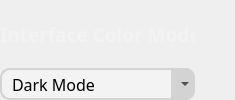
                        <widget class="QFrame" name="interfaceSettingsHorizontalFrame">
                         <layout class="QHBoxLayout" name="horizontalLayout_28">
                          <property name="spacing">
                           <number>0</number>
                          </property>
                          <property name="leftMargin">
                           <number>0</number>
                          </property>
                          <property name="topMargin">
                           <number>0</number>
                          </property>
                          <property name="rightMargin">
                           <number>0</number>
                          </property>
                          <property name="bottomMargin">
                           <number>0</number>
                          </property>
                          <item>
                           <widget class="QFrame" name="verticalFrame_3">
                            <layout class="QVBoxLayout" name="verticalLayout_25">
                             <property name="spacing">
                              <number>0</number>
                             </property>
                             <property name="leftMargin">
                              <number>0</number>
                             </property>
                             <property name="topMargin">
                              <number>0</number>
                             </property>
                             <property name="rightMargin">
                              <number>0</number>
                             </property>
                             <property name="bottomMargin">
                              <number>0</number>
                             </property>
                             <item>
                              <widget class="QLabel" name="interfaceSettingsLabel">
                               <property name="minimumSize">
                                <size>
                                 <width>185</width>
                                 <height>40</height>
                                </size>
                               </property>
                               <property name="font">
                                <font>
                                 <family>Cairo</family>
                                 <pointsize>14</pointsize>
                                 <weight>75</weight>
                                 <bold>true</bold>
                                </font>
                               </property>
                               <property name="styleSheet">
                                <string notr="true">#interfaceSettingsLabel {
color: #f3f3f3
}</string>
                               </property>
                               <property name="text">
                                <string>Interface Color Mode:</string>
                               </property>
                              </widget>
                             </item>
                             <item>
                              <widget class="QFrame" name="colorModeComboBoxFrame">
                               <property name="minimumSize">
                                <size>
                                 <width>195</width>
                                 <height>32</height>
                                </size>
                               </property>
                               <property name="maximumSize">
                                <size>
                                 <width>195</width>
                                 <height>32</height>
                                </size>
                               </property>
                               <property name="font">
                                <font>
                                 <family>Cairo</family>
                                 <pointsize>12</pointsize>
                                </font>
                               </property>
                               <property name="styleSheet">
                                <string notr="true">#colorModeComboBoxFrame {
    background-color: #f3f3f3;
    color: black;
    border: 2px solid lightgray; 
    border-radius: 10px;
    padding-left: 10px;
}</string>
                               </property>
                               <property name="frameShape">
                                <enum>QFrame::StyledPanel</enum>
                               </property>
                               <property name="frameShadow">
                                <enum>QFrame::Raised</enum>
                               </property>
                               <widget class="QFrame" name="colorModeComboBoxArrow">
                                <property name="geometry">
                                 <rect>
                                  <x>171</x>
                                  <y>0</y>
                                  <width>24</width>
                                  <height>32</height>
                                 </rect>
                                </property>
                                <property name="minimumSize">
                                 <size>
                                  <width>24</width>
                                  <height>32</height>
                                 </size>
                                </property>
                                <property name="maximumSize">
                                 <size>
                                  <width>22</width>
                                  <height>32</height>
                                 </size>
                                </property>
                                <property name="font">
                                 <font>
                                  <family>Cairo</family>
                                  <pointsize>12</pointsize>
                                 </font>
                                </property>
                                <property name="styleSheet">
                                 <string notr="true">#colorModeComboBoxArrow {
    background-color: lightgray;
    color: black;
    border-top-right-radius: 10px;
    border-bottom-right-radius: 10px;
    padding-left: 10px;
}</string>
                                </property>
                                <property name="frameShape">
                                 <enum>QFrame::StyledPanel</enum>
                                </property>
                                <property name="frameShadow">
                                 <enum>QFrame::Raised</enum>
                                </property>
                               </widget>
                               <widget class="QComboBox" name="colorModeComboBox">
                                <property name="enabled">
                                 <bool>true</bool>
                                </property>
                                <property name="geometry">
                                 <rect>
                                  <x>0</x>
                                  <y>0</y>
                                  <width>195</width>
                                  <height>32</height>
                                 </rect>
                                </property>
                                <property name="minimumSize">
                                 <size>
                                  <width>195</width>
                                  <height>32</height>
                                 </size>
                                </property>
                                <property name="maximumSize">
                                 <size>
                                  <width>195</width>
                                  <height>32</height>
                                 </size>
                                </property>
                                <property name="font">
                                 <font>
                                  <family>Cairo</family>
                                  <pointsize>12</pointsize>
                                 </font>
                                </property>
                                <property name="cursor">
                                 <cursorShape>PointingHandCursor</cursorShape>
                                </property>
                                <property name="toolTip">
                                 <string>&lt;html&gt;&lt;head/&gt;&lt;body&gt;&lt;p&gt;Select the color mode for the interface, dark mode or light mode.&lt;/p&gt;&lt;/body&gt;&lt;/html&gt;</string>
                                </property>
                                <property name="styleSheet">
                                 <string notr="true">#colorModeComboBox {
    background-color: transparent;
    border-radius: 10px;
    border-style: outset;
    border-width: 2px;
    border-color: transparent;	
    padding: 4px;
	padding-left: 10px;
    color: black;
}

#colorModeComboBox QAbstractItemView {
    background-color:  #f3f3f3;
    selection-background-color: rgb(95, 97, 109);
    color: rgb(0, 0, 0);    
    padding: 10px;
   /* background-radius: 10px;
    border-radius: 10px;*/
    padding-left: 5px;
    padding-right: 5px;
}

#colorModeComboBox QListView{
    outline: 0px;
}</string>
                                </property>
                                <item>
                                 <property name="text">
                                  <string>Dark Mode</string>
                                 </property>
                                </item>
                                <item>
                                 <property name="text">
                                  <string>Light Mode</string>
                                 </property>
                                </item>
                               </widget>
                              </widget>
                             </item>
                            </layout>
                           </widget>
                          </item>
                          <item>
                           <spacer name="horizontalSpacer_23">
                            <property name="orientation">
                             <enum>Qt::Horizontal</enum>
                            </property>
                            <property name="sizeHint" stdset="0">
                             <size>
                              <width>40</width>
                              <height>20</height>
                             </size>
                            </property>
                           </spacer>
                          </item>
                         </layout>
                        </widget>
